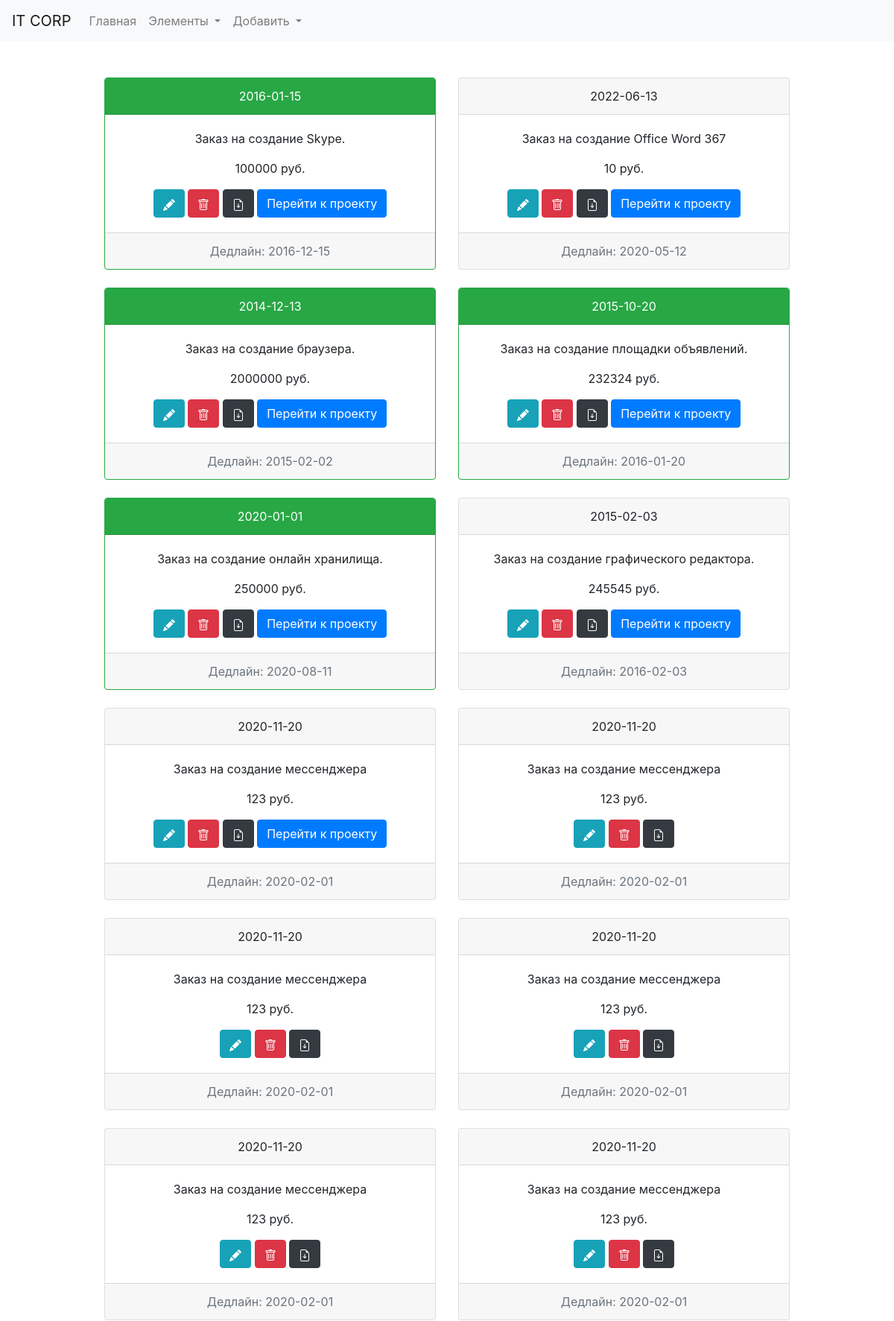
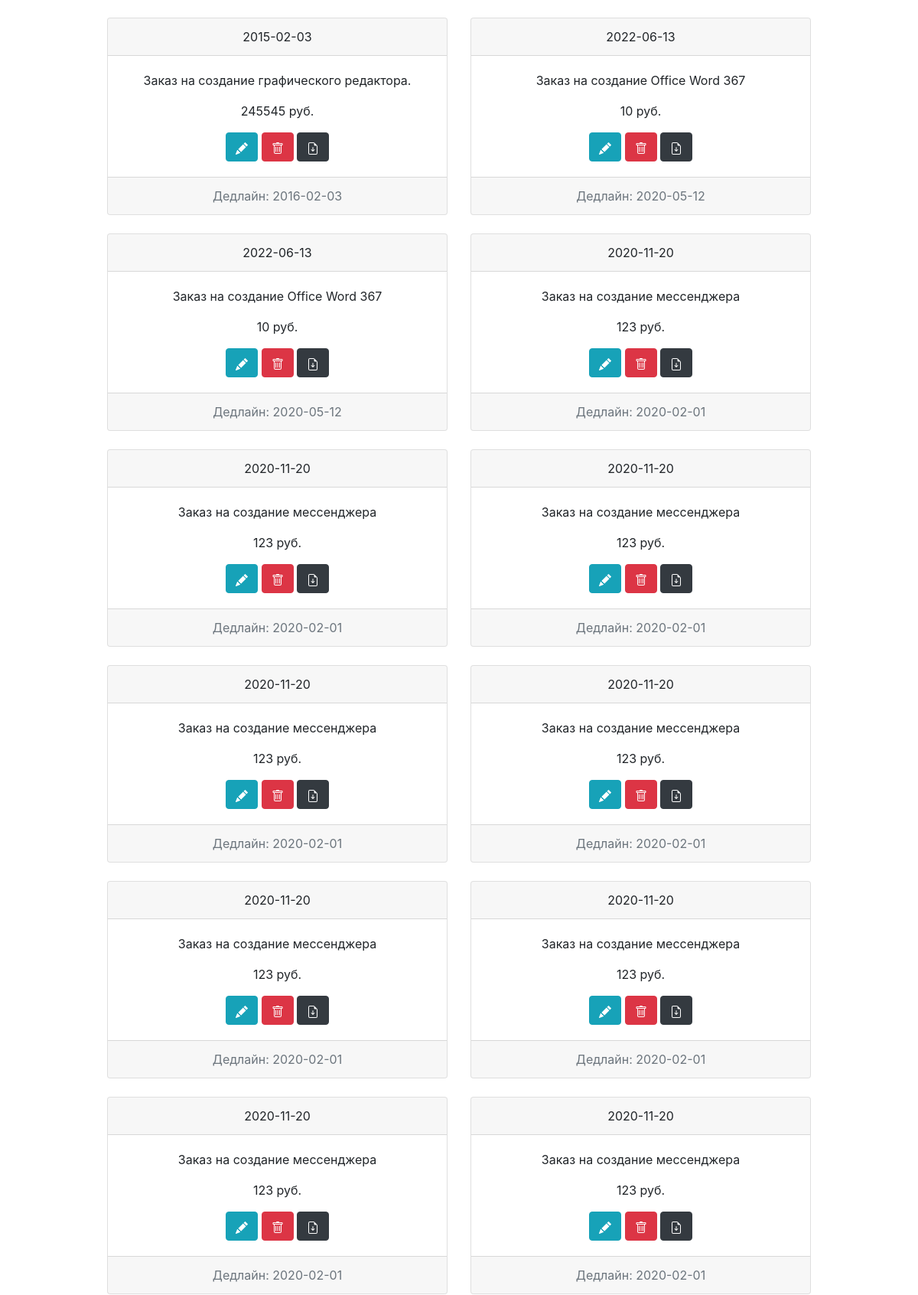
The page /orders (upper part) on the database its author committed (2 pictures, top to bottom).
### tables this page shows
CREATE TABLE `orders` (
  `id` int(10) UNSIGNED NOT NULL,
  `sum` int(11) NOT NULL DEFAULT '0',
  `deadline` date DEFAULT NULL,
  `date` date NOT NULL,
  `description` longtext NOT NULL,
  `acts_of_completion_id` int(10) UNSIGNED DEFAULT NULL,
  `scan` varchar(45) DEFAULT NULL,
  `customers_id` int(10) UNSIGNED NOT NULL
);

### repository/OrderRepository.php (called while the page is built, shortened)
<?php
class OrderRepository implements OrderRepositoryInterface{
    private DB $db;
    function __construct(DB $db){
        $this->db = $db;
    }
    public function findAll(): array
    {
        $resArr = array();
        $res = $this->db->readQuery("SELECT * FROM orders");
        foreach ($res as $row) {
            array_push($resArr,$this->fromStringArray($row));
        }
        return $resArr;
    }
    public function fromStringArray(array $res) : Order{
        return new Order(
            intval($res["id"]),
            intval($res["sum"]),
            is_null($res["deadline"]) ? null : new DateTime($res["deadline"]),
            new DateTime($res["date"]),
            $res["description"],
            intval($res["acts_of_completion_id"]),
            $res["scan"],
            intval($res["customers_id"])
        );
    }
}

### repository/DB.php (called while the page is built, shortened)
<?php
class DB{
  private mysqli $mysqli;
  function __construct(){
      $this->mysqli = new mysqli(
      DB_SETTINGS['host'],
      DB_SETTINGS['user'],
      DB_SETTINGS['pass'],
      DB_SETTINGS['db']);
      $this->mysqli->query("set names utf8;");
      $this->mysqli->set_charset("utf-8");
  }
  public function readQuery(string $query,?string $types = null,...$params) : array{
    $stmt = $this->mysqli->prepare($query);
    if(!is_null($types))$stmt->bind_param($types,...$params);
    $stmt->execute();
    return $stmt->get_result()->fetch_all(MYSQLI_ASSOC);
  }
}
?>

### model/Order.php (called while the page is built, shortened)
<?php
class Order{
    private ?int $id;
    private int $sum;
    private ?DateTime $deadline;
    private DateTime $date;
    private string $description;
    private ?int $actOfCompletionId;
    private ?string $scan;
    public function __construct(?int $id,
                         int $sum,
                         DateTime $deadline,
                         DateTime $date,
                         string $description,
                         int $actOfCompletionId,
                         string $scan,
                         int $customerId)
    {
        $this->id = $id;
        $this->sum = $sum;
        $this->deadline = $deadline;
        $this->date = $date;
        $this->description = $description;
        $this->actOfCompletionId = $actOfCompletionId;
        $this->scan = $scan;
    }
    public function getActOfCompletionId(): ?int
    {
        return $this->actOfCompletionId;
    }
    public function getDate(): DateTime
    {
        return $this->date;
    }
    public function getDeadline(): ?DateTime
    {
        return $this->deadline;
    }
    public function getDescription(): string
    {
        return $this->description;
    }
    public function getId(): ?int
    {
        return $this->id;
    }
    public function getScan(): ?string
    {
        return $this->scan;
    }
    public function getSum(): int
    {
        return $this->sum;
    }
}
?>

### repository/ProjectRepository.php (called while the page is built, shortened)
<?php
class ProjectRepository implements ProjectRepositoryInterface{
  private DB $db;
  function __construct(DB $db){
    $this->db = $db;
  }
  public function findByOrdersId(int $orders_id) : ?Project{
    $res = $this->db->readQuery("SELECT * FROM projects WHERE orders_id = ?;","i", $orders_id);
    if(count($res) == 0)return null;
    return $this->fromStringArray($res[0]);
  }
  public function fromStringArray(array $res) : Project{
    return new Project(
      intval($res["id"]),
      boolval($res["is_by_order"]),
      $res["name"],
      is_null($res["planned_release_date"]) ? null : new DateTime($res["planned_release_date"]),
      is_null($res["real_release_date"]) ? null : new DateTime($res["real_release_date"]),
      $res["version"],
      intval($res["orders_id"]),
      intval($res["categories_id"])
    );
  }
}
?>

### model/Project.php (called while the page is built, shortened)
<?php
class Project{
  private ?int $id;
  public function getId() : int {return $this->id;}
  function __construct(?int $id,
  bool $isByOrder,
  string $name,
  DateTime $plannedReleaseDate,
  ?DateTime $realReleaseDate,
  string $version,
  ?int $ordersId,
  int $categoriesId
){
  $this->id = $id;
  }
}
?>

### view/OrdersView.php (the view, shortened to what this page needs)
<?php
class OrdersView implements ViewInterface
{
    private OrderRepositoryInterface $rep;
    private ProjectRepositoryInterface $projectRep;
    public function __construct(OrderRepositoryInterface $rep,ProjectRepositoryInterface $projectRep)
    {
        $this->rep = $rep;
        $this->projectRep = $projectRep;
    }
    public function render(): void
    {
    if(isset($_GET['customer'])){
        $orders = $this->rep->filter(customerId : intval($_GET['customer']) );
    }else{
        $orders = $this->rep->findAll();
    }
        foreach ($orders as $i=>$order) {
            if($i % 2 == 0)echo '<div class="row justify-content-center">';
    ?>
            <div class="col-md-5">
                <div class="card <?php if($order->getActOfCompletionId() != 0 )echo "border-success "; ?>text-center">
                    <div class="card-header <?php if($order->getActOfCompletionId() != 0 )echo "bg-success text-white"; ?>">
                        <?=$order->getDate()->format("Y-m-d"); ?>
                    </div>
                    <div class="card-body">
                        <p class="card-text"><?=$order->getDescription(); ?></p>
                        <p class="card-text"><?=$order->getSum(); ?> руб.</p>
                        <a href="/db_app/orders/edit/<?=$order->getId(); ?>" class="btn btn-info"></a>
                        <a href="/db_app/orders/remove/<?=$order->getId()?>" class="btn btn-danger"></a>
                        <a target="_blank" href="/db_app/assets/<?=$order->getScan(); ?>" class="btn btn-dark"></a>
                        <?php
                            $project = $this->projectRep->findByOrdersId($order->getId());
                            if(!is_null($project)){
                        ?>
                        <a href="/db_app/projects/edit/<?=$project->getId(); ?>" class="btn btn-primary">Перейти к проекту</a>
                                <?php } ?>
                    </div>
                    <div class="card-footer text-muted">
                        Дедлайн: <?=$order->getDeadline()->format("Y-m-d"); ?><br>
                    </div>
                </div>
            </div>
            <br><br>
            <?php
            if($i % 2 == 1 )echo '</div><br>';
        }
    }
}

### assets/style.css (style rules this page uses)
body { overflow-x:hidden; }

### rows shown on the page
orders: format "2016-01-15", description "Заказ на создание Skype.", sum "100000", format "2016-12-15"
orders: format "2022-06-13", description "Заказ на создание Office Word 367", sum "10", format "2020-05-12"
orders: format "2014-12-13", description "Заказ на создание браузера.", sum "2000000", format "2015-02-02"
orders: format "2015-10-20", description "Заказ на создание площадки объявлений.", sum "232324", format "2016-01-20"
orders: format "2020-01-01", description "Заказ на создание онлайн хранилища.", sum "250000", format "2020-08-11"
orders: format "2015-02-03", description "Заказ на создание графического редактора.", sum "245545", format "2016-02-03"
orders: format "2020-11-20", description "Заказ на создание мессенджера", sum "123", format "2020-02-01"
orders: format "2020-11-20", description "Заказ на создание мессенджера", sum "123", format "2020-02-01"
orders: format "2020-11-20", description "Заказ на создание мессенджера", sum "123", format "2020-02-01"
orders: format "2020-11-20", description "Заказ на создание мессенджера", sum "123", format "2020-02-01"
orders: format "2020-11-20", description "Заказ на создание мессенджера", sum "123", format "2020-02-01"
orders: format "2020-11-20", description "Заказ на создание мессенджера", sum "123", format "2020-02-01"
orders: format "2015-02-03", description "Заказ на создание графического редактора.", sum "245545", format "2016-02-03"
orders: format "2022-06-13", description "Заказ на создание Office Word 367", sum "10", format "2020-05-12"
orders: format "2022-06-13", description "Заказ на создание Office Word 367", sum "10", format "2020-05-12"
orders: format "2020-11-20", description "Заказ на создание мессенджера", sum "123", format "2020-02-01"
orders: format "2020-11-20", description "Заказ на создание мессенджера", sum "123", format "2020-02-01"
orders: format "2020-11-20", description "Заказ на создание мессенджера", sum "123", format "2020-02-01"
orders: format "2020-11-20", description "Заказ на создание мессенджера", sum "123", format "2020-02-01"
orders: format "2020-11-20", description "Заказ на создание мессенджера", sum "123", format "2020-02-01"
orders: format "2020-11-20", description "Заказ на создание мессенджера", sum "123", format "2020-02-01"
orders: format "2020-11-20", description "Заказ на создание мессенджера", sum "123", format "2020-02-01"
orders: format "2020-11-20", description "Заказ на создание мессенджера", sum "123", format "2020-02-01"
orders: format "2020-11-20", description "Заказ на создание мессенджера", sum "123", format "2020-02-01"
